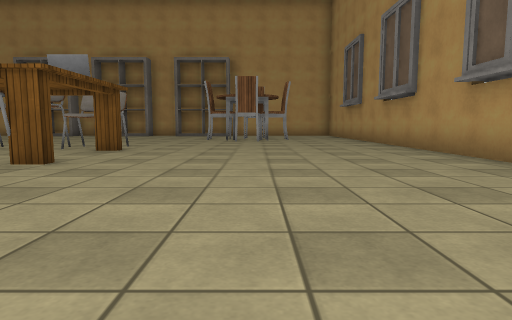
view 1 (above)

16 first-person views from a walk through a scene from a Unity 3-D project. The camera is 0.26 m above the floor, tilts 6° down and sees 75° across. The floor is counted in squares, 0.5 m on a side. Each view is taken from the middle of a square. On the plan, view 1 faces up. The plan holds only what a view shows up to about 9 squares ahead; the rest is blank. Some animated figures are not drawn. Some surface patterns are stand-ins.

view 2
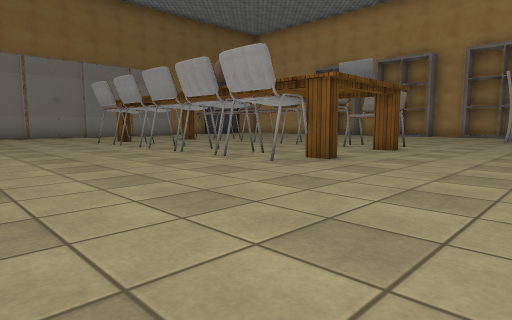

view 3
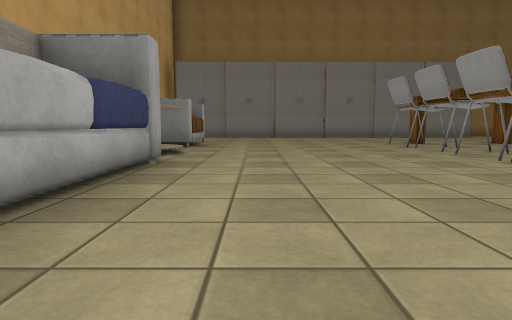

view 4
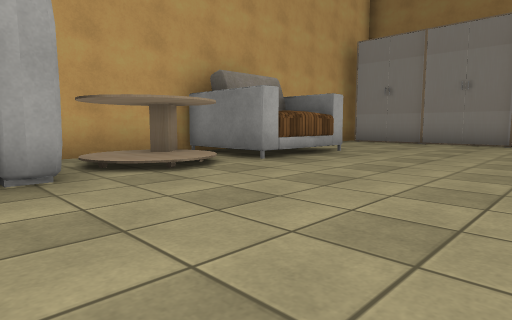

view 5
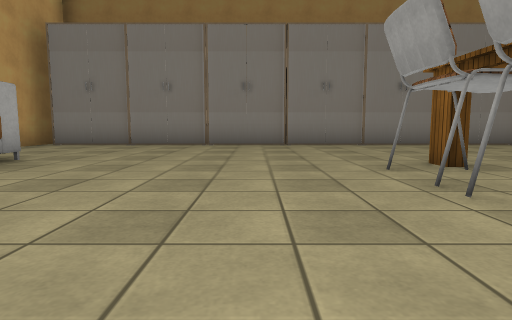

view 6
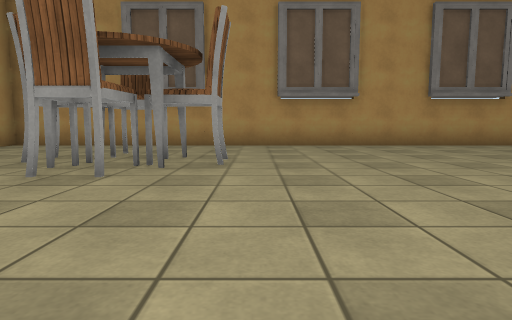

view 7
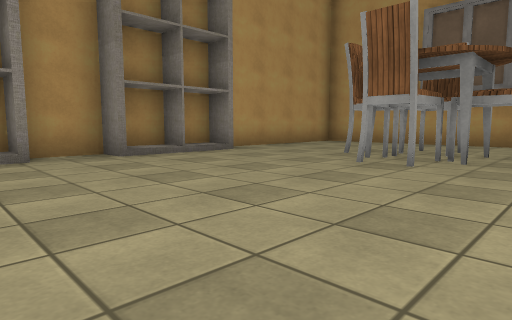

view 8
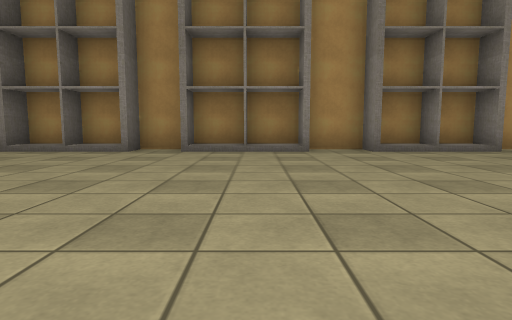

view 9
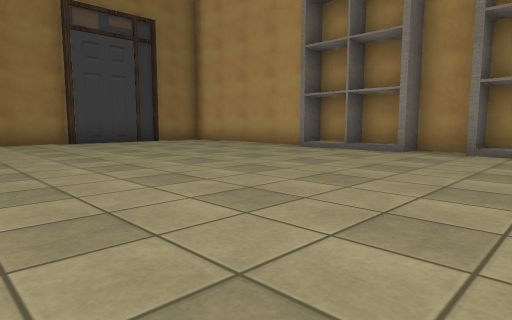

view 10
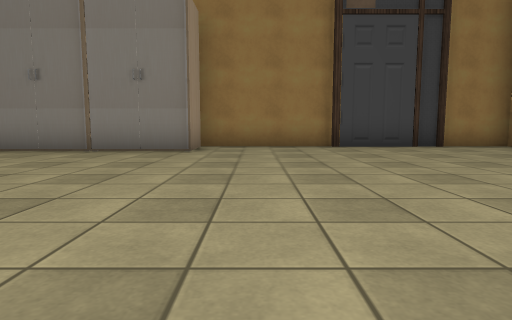

view 11
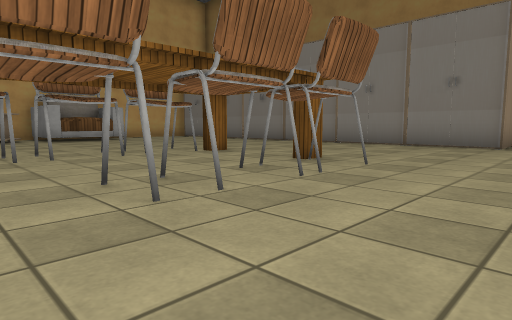

view 12
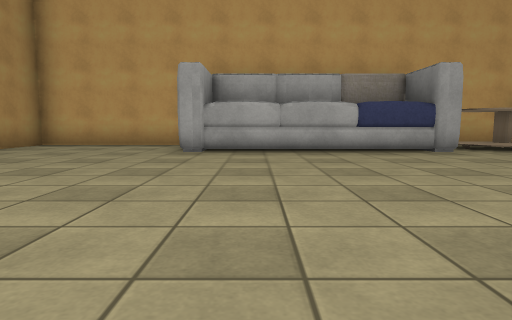

view 13
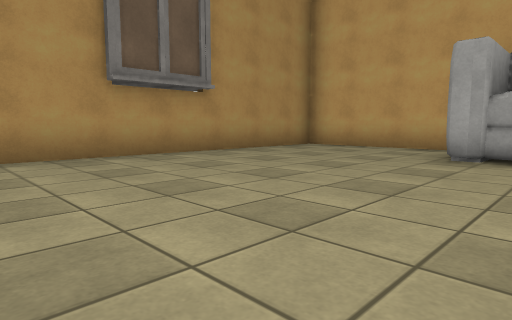

view 14
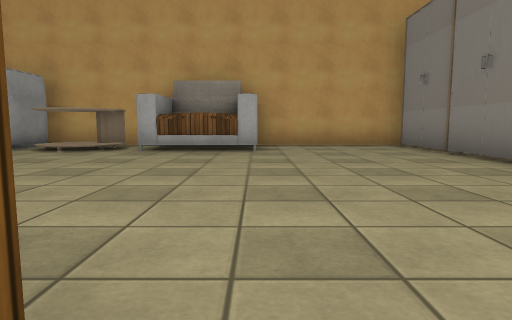

view 15
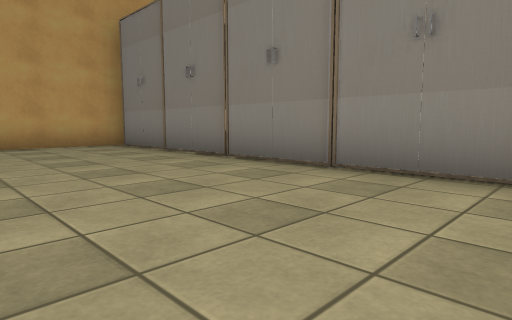

view 16
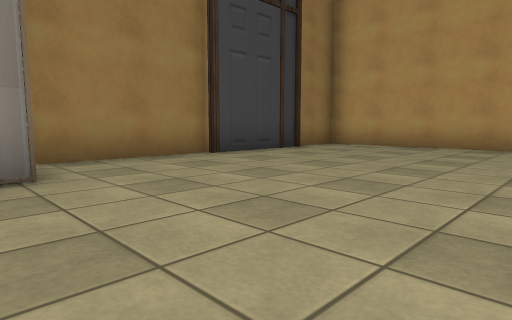

### Floor plan
Key: @ floor where view 1 was taken; # wall or solid block; . main floor; : floor 0.05 m higher than the main floor; / step, stairs or slope; C chair; T table; S sofa; A cabinet; R rack; O other object.
Columns run from 16 left of view 1 to 4 right of it. Each row starts with its distance up from view 1.
 16 #####R#####RR########
 15 #...................#
 14 O...................#
 13 #...............C...#
 12 #.............CCCC..#
 11 #..............TT...#
 10 #...................#
  9 #A..................#
  8 ##.....C....C.......#
  7  #....T.....CT......#
  6  #..................#
  5  A..................#
  4  #.....CCCC.C.......#
  3  #..................#
  2  #..................#
  1  A..................#
  0  #..............@...#
 -1  A.........S...S....#
 -2  #...CCC/:SSSSSS....#
 -3  A...CCCT/SSSSSS....#
 -4  ##########     #####

Where each view was taken, in squares from view 1:
view 1: 0 up, 0 right, facing up
view 2: 0 up, 0 right, facing up-left
view 3: 0 up, 1 left, facing left
view 4: 2 up, 5 left, facing down-left
view 5: 2 up, 6 left, facing left
view 6: 10 up, 5 left, facing right
view 7: 10 up, 6 left, facing up-right
view 8: 9 up, 6 left, facing up
view 9: 9 up, 6 left, facing up-left
view 10: 10 up, 8 left, facing left
view 11: 10 up, 6 left, facing down-left
view 12: 5 up, 2 left, facing down
view 13: 4 up, 2 left, facing down-right
view 14: 5 up, 11 left, facing down
view 15: 5 up, 11 left, facing down-left
view 16: 8 up, 11 left, facing up-left
